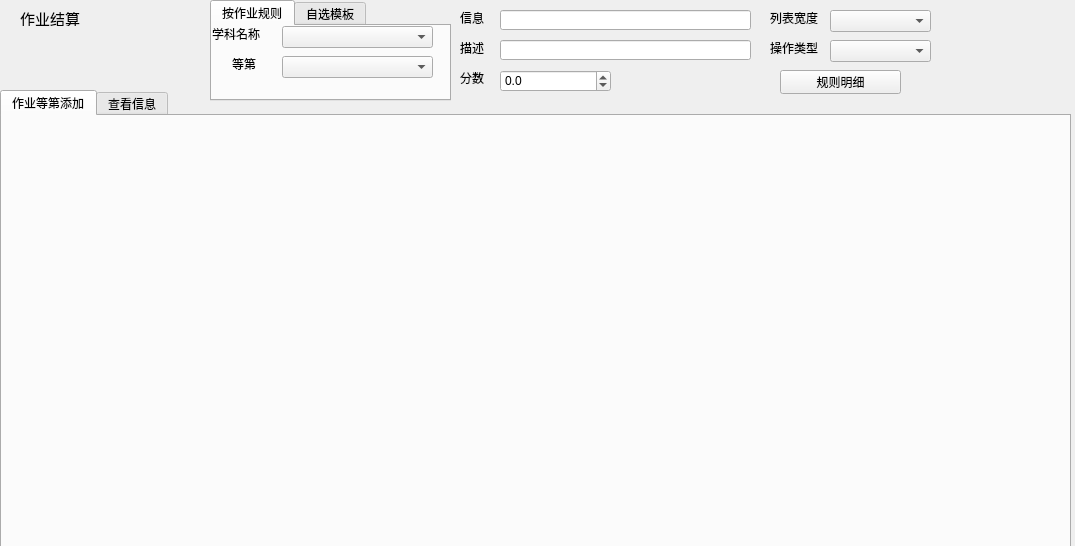
<?xml version="1.0" encoding="UTF-8"?>
<ui version="4.0">
 <class>Form</class>
 <widget class="QWidget" name="Form">
  <property name="geometry">
   <rect>
    <x>0</x>
    <y>0</y>
    <width>1075</width>
    <height>546</height>
   </rect>
  </property>
  <property name="windowTitle">
   <string>作业分数结算</string>
  </property>
  <widget class="QLabel" name="label">
   <property name="geometry">
    <rect>
     <x>20</x>
     <y>10</y>
     <width>91</width>
     <height>16</height>
    </rect>
   </property>
   <property name="font">
    <font>
     <pointsize>11</pointsize>
    </font>
   </property>
   <property name="text">
    <string>作业结算</string>
   </property>
  </widget>
  <widget class="QComboBox" name="comboBox_3">
   <property name="geometry">
    <rect>
     <x>830</x>
     <y>10</y>
     <width>101</width>
     <height>22</height>
    </rect>
   </property>
  </widget>
  <widget class="QLabel" name="label_5">
   <property name="geometry">
    <rect>
     <x>770</x>
     <y>10</y>
     <width>54</width>
     <height>16</height>
    </rect>
   </property>
   <property name="text">
    <string>列表宽度</string>
   </property>
  </widget>
  <widget class="QTabWidget" name="tabWidget">
   <property name="geometry">
    <rect>
     <x>0</x>
     <y>90</y>
     <width>1071</width>
     <height>461</height>
    </rect>
   </property>
   <property name="currentIndex">
    <number>0</number>
   </property>
   <widget class="QWidget" name="tab">
    <attribute name="title">
     <string>作业等第添加</string>
    </attribute>
    <widget class="QWidget" name="gridLayoutWidget">
     <property name="geometry">
      <rect>
       <x>0</x>
       <y>0</y>
       <width>1061</width>
       <height>431</height>
      </rect>
     </property>
     <layout class="QGridLayout" name="widget"/>
    </widget>
   </widget>
   <widget class="QWidget" name="tab_2">
    <attribute name="title">
     <string>查看信息</string>
    </attribute>
   </widget>
  </widget>
  <widget class="QLineEdit" name="lineEdit">
   <property name="geometry">
    <rect>
     <x>500</x>
     <y>10</y>
     <width>251</width>
     <height>20</height>
    </rect>
   </property>
  </widget>
  <widget class="QLineEdit" name="lineEdit_2">
   <property name="geometry">
    <rect>
     <x>500</x>
     <y>40</y>
     <width>251</width>
     <height>20</height>
    </rect>
   </property>
  </widget>
  <widget class="QDoubleSpinBox" name="doubleSpinBox">
   <property name="geometry">
    <rect>
     <x>500</x>
     <y>70</y>
     <width>111</width>
     <height>22</height>
    </rect>
   </property>
   <property name="decimals">
    <number>1</number>
   </property>
   <property name="minimum">
    <double>-114514.000000000000000</double>
   </property>
   <property name="maximum">
    <double>114514.000000000000000</double>
   </property>
  </widget>
  <widget class="QLabel" name="label_6">
   <property name="geometry">
    <rect>
     <x>460</x>
     <y>10</y>
     <width>54</width>
     <height>16</height>
    </rect>
   </property>
   <property name="text">
    <string>信息</string>
   </property>
  </widget>
  <widget class="QLabel" name="label_7">
   <property name="geometry">
    <rect>
     <x>460</x>
     <y>40</y>
     <width>54</width>
     <height>16</height>
    </rect>
   </property>
   <property name="text">
    <string>描述</string>
   </property>
  </widget>
  <widget class="QLabel" name="label_8">
   <property name="geometry">
    <rect>
     <x>460</x>
     <y>70</y>
     <width>54</width>
     <height>16</height>
    </rect>
   </property>
   <property name="text">
    <string>分数</string>
   </property>
  </widget>
  <widget class="QPushButton" name="pushButton">
   <property name="geometry">
    <rect>
     <x>780</x>
     <y>70</y>
     <width>121</width>
     <height>24</height>
    </rect>
   </property>
   <property name="text">
    <string>规则明细</string>
   </property>
  </widget>
  <widget class="QLabel" name="label_4">
   <property name="geometry">
    <rect>
     <x>770</x>
     <y>40</y>
     <width>54</width>
     <height>16</height>
    </rect>
   </property>
   <property name="text">
    <string>操作类型</string>
   </property>
  </widget>
  <widget class="QComboBox" name="comboBox_4">
   <property name="geometry">
    <rect>
     <x>830</x>
     <y>40</y>
     <width>101</width>
     <height>22</height>
    </rect>
   </property>
  </widget>
  <widget class="QTabWidget" name="tabWidget_2">
   <property name="geometry">
    <rect>
     <x>210</x>
     <y>0</y>
     <width>241</width>
     <height>101</height>
    </rect>
   </property>
   <property name="currentIndex">
    <number>0</number>
   </property>
   <widget class="QWidget" name="tab_3">
    <attribute name="title">
     <string>按作业规则</string>
    </attribute>
    <widget class="QComboBox" name="comboBox_2">
     <property name="geometry">
      <rect>
       <x>70</x>
       <y>30</y>
       <width>151</width>
       <height>22</height>
      </rect>
     </property>
    </widget>
    <widget class="QComboBox" name="comboBox">
     <property name="geometry">
      <rect>
       <x>70</x>
       <y>0</y>
       <width>151</width>
       <height>22</height>
      </rect>
     </property>
    </widget>
    <widget class="QLabel" name="label_2">
     <property name="geometry">
      <rect>
       <x>0</x>
       <y>0</y>
       <width>54</width>
       <height>16</height>
      </rect>
     </property>
     <property name="text">
      <string>学科名称</string>
     </property>
    </widget>
    <widget class="QLabel" name="label_3">
     <property name="geometry">
      <rect>
       <x>20</x>
       <y>30</y>
       <width>54</width>
       <height>16</height>
      </rect>
     </property>
     <property name="text">
      <string>等第</string>
     </property>
    </widget>
   </widget>
   <widget class="QWidget" name="tab_4">
    <attribute name="title">
     <string>自选模板</string>
    </attribute>
    <widget class="QLabel" name="label_17">
     <property name="geometry">
      <rect>
       <x>10</x>
       <y>20</y>
       <width>50</width>
       <height>15</height>
      </rect>
     </property>
     <property name="text">
      <string>选择模板</string>
     </property>
    </widget>
    <widget class="QComboBox" name="comboBox_13">
     <property name="geometry">
      <rect>
       <x>80</x>
       <y>20</y>
       <width>141</width>
       <height>22</height>
      </rect>
     </property>
    </widget>
   </widget>
  </widget>
 </widget>
 <resources/>
 <connections/>
</ui>
